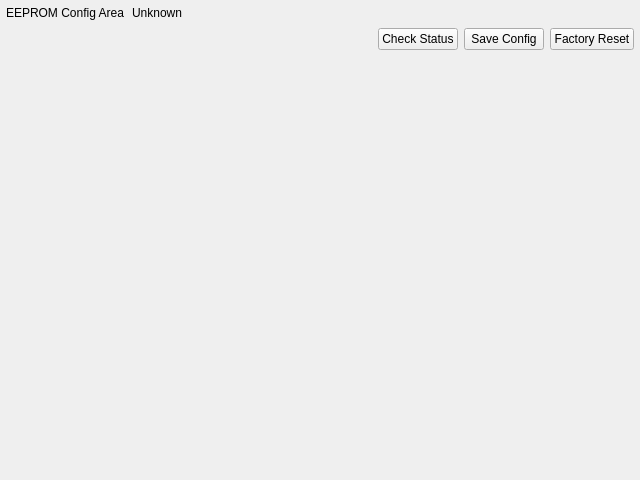
<?xml version="1.0" encoding="UTF-8"?>
<ui version="4.0">
 <class>StoragePage</class>
 <widget class="QWidget" name="StoragePage">
  <property name="geometry">
   <rect>
    <x>0</x>
    <y>0</y>
    <width>640</width>
    <height>480</height>
   </rect>
  </property>
  <layout class="QVBoxLayout" name="layoutMain">
   <property name="spacing">
    <number>8</number>
   </property>
   <property name="leftMargin">
    <number>6</number>
   </property>
   <property name="topMargin">
    <number>6</number>
   </property>
   <property name="rightMargin">
    <number>6</number>
   </property>
   <property name="bottomMargin">
    <number>6</number>
   </property>
   <item>
    <layout class="QFormLayout" name="formStatus">
     <property name="verticalSpacing">
      <number>4</number>
     </property>
     <item row="0" column="0">
      <widget class="QLabel" name="lblConfigValidName">
       <property name="text">
        <string>EEPROM Config Area</string>
       </property>
      </widget>
     </item>
     <item row="0" column="1">
      <widget class="QLabel" name="lblConfigValid">
       <property name="text">
        <string>Unknown</string>
       </property>
      </widget>
     </item>
    </layout>
   </item>
   <item>
    <layout class="QHBoxLayout" name="hlActions">
     <property name="spacing">
      <number>6</number>
     </property>
     <item>
      <spacer name="horizontalSpacer">
       <property name="orientation">
        <enum>Qt::Horizontal</enum>
       </property>
       <property name="sizeHint" stdset="0">
        <size>
         <width>40</width>
         <height>20</height>
        </size>
       </property>
      </spacer>
     </item>
     <item>
      <widget class="QPushButton" name="btnReadConfigValid">
       <property name="text">
        <string>Check Status</string>
       </property>
      </widget>
     </item>
     <item>
      <widget class="QPushButton" name="btnSaveConfig">
       <property name="text">
        <string>Save Config</string>
       </property>
      </widget>
     </item>
     <item>
      <widget class="QPushButton" name="btnFactoryReset">
       <property name="text">
        <string>Factory Reset</string>
       </property>
      </widget>
     </item>
    </layout>
   </item>
   <item>
    <spacer name="verticalSpacer">
     <property name="orientation">
      <enum>Qt::Vertical</enum>
     </property>
     <property name="sizeHint" stdset="0">
      <size>
       <width>20</width>
       <height>10</height>
      </size>
     </property>
    </spacer>
   </item>
  </layout>
 </widget>
 <resources/>
 <connections/>
</ui>
